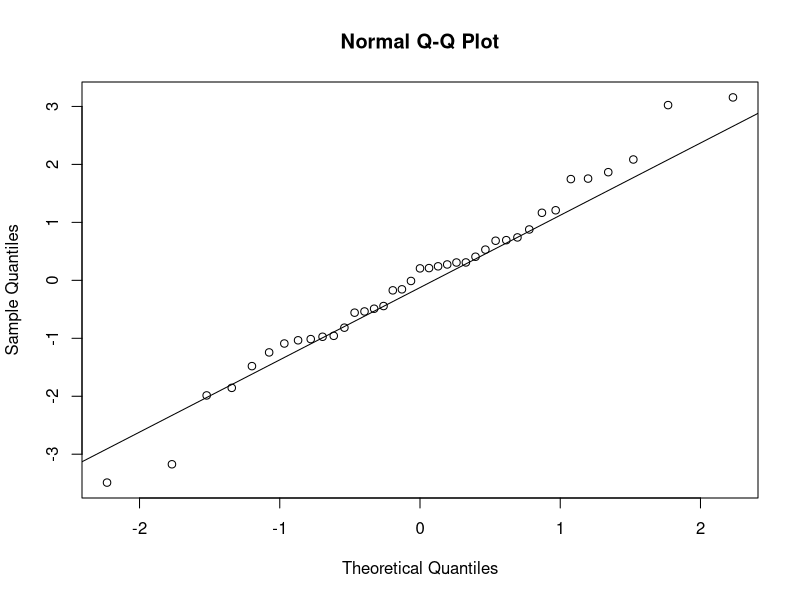
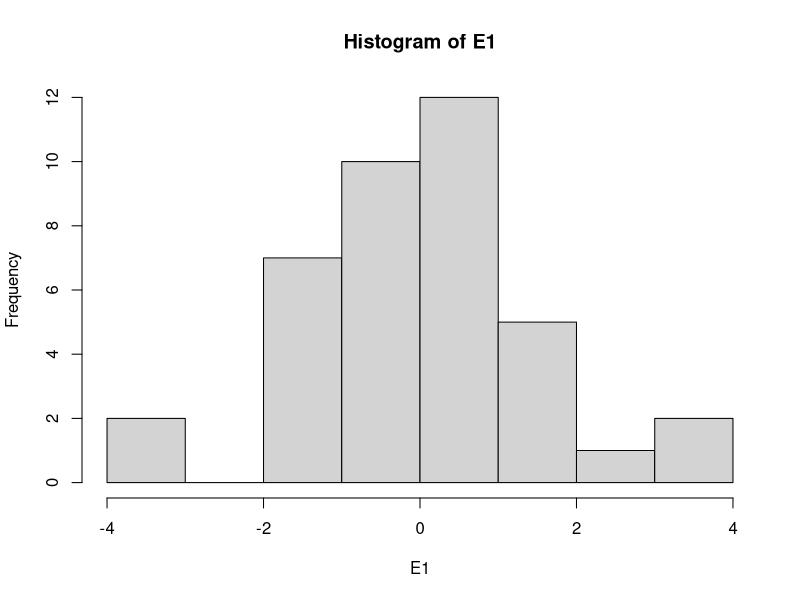
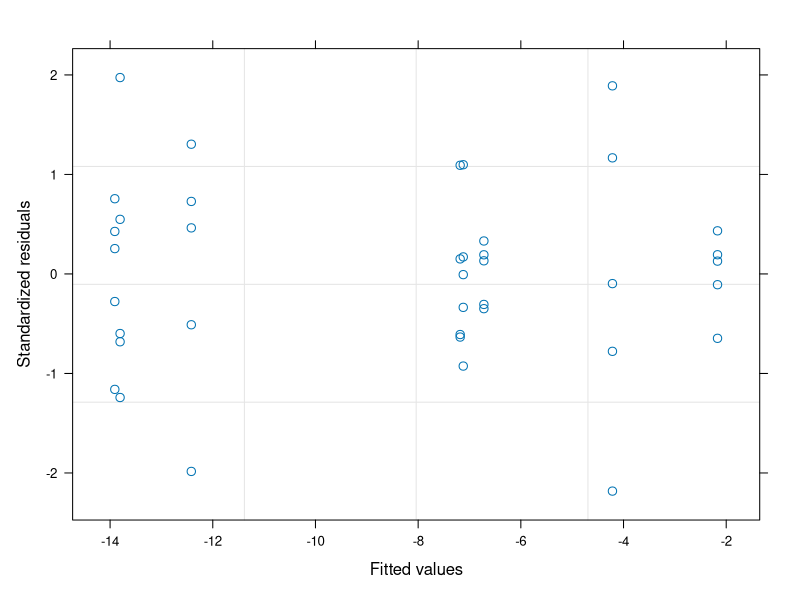

Here is the R script that generated these plots, in order: (Note: this script raises an error after producing the figures.)
#Author:  Clay Arango
#Creation date: 10-Feb-19
#Script to analyze NDS data from Summer 2018 NDS work with S. Roley and A. Alexiades

#packages
install.packages("nlme")
install.packages("nortest")
install.packages("dplyr")
install.packages("multcomp")
install.packages("MASS")
install.packages("ggplot2")
library(nlme)
library(nortest)
library(dplyr)
library(multcomp)
library(MASS)
library(ggplot2)

#Load data
cle_fall <- read.table(file="cle_fall.csv", header=T, sep=",")

#set variable
d = cle_fall

#evaluate data to make sure factors are correct
names(d)
unique(d$nutrient) #control, N, NP, NPSi, NSi, P, PSi, Si
unique(d$N) #should be 0 and 1
unique(d$P) #should be 0 and 1
unique(d$Si) #should be 0 and 1
unique(d$top) #should be "sponge" and "glass"
#if need to change, use recode function below. 
d$top<-recode(d$top, "cellulose" ="sponge")
str(d)

#convert N and P vand Si alues (0 or 1 for absence or presence) to factors
d$N<-as.factor(d$N)
d$P<-as.factor(d$P)
d$Si<-as.factor(d$Si)
str(d)

#subset data into gpp and cr response
d.cr = subset(d, top=="sponge", data=d)
d.gpp = subset(d, top=="glass", data=d)

#calculate nrr for cr
x = aggregate(d.cr[,8], list(d.cr$nutrient), mean, na.rm=T)
x
d.cr$cr.nrr = d.cr$cr.area/-7.121497 #is there a prettier way to do this?

#calculate nrr for gpp
x = aggregate(d.gpp[,9], list(d.gpp$nutrient), mean, na.rm=T)
x
d.gpp$gpp.nrr = d.gpp$gpp.area/5.806643 #is there a prettier way to do this?

############################################################
#analyze RESPIRATION data
############################################################

M1<-gls(cr.area~N*P*Si, data=d.cr, na.action=na.omit)
E1<-residuals(M1)
qqnorm(E1)
qqline(E1)
ad.test(E1)
   #residuals are normally distributed
hist(E1)  
plot(M1)

plot(filter(d.cr, !is.na(cr.area)) %>% dplyr::select(nutrient), 
     E1, xlab="nutrient", ylab="Residuals")
bartlett.test(cr.area~nutrient, data=d.cr)
   #variance test is ok

anova(M1)
  
x <- group_by(d.cr, nutrient) %>%  # Grouping function causes subsequent functions to aggregate by season and reach
  summarize(cr.mean = abs(mean(cr.area, na.rm = TRUE)), # na.rm = TRUE to remove missing values
            cr.sd=abs(sd(cr.area, na.rm = TRUE)),  # na.rm = TRUE to remove missing values
            n = sum(!is.na(cr.area)), # of observations, excluding NAs. 
            cr.se=cr.sd/sqrt(n))

ggplot(data=x, aes(x=nutrient, y=cr.mean)) + 
  geom_bar(stat="identity", position=position_dodge(), color = "black") + 
  geom_errorbar(aes(ymin=cr.mean, ymax=cr.mean+cr.se), width=0.2, 
                position=position_dodge(0.9)) + 
  xlab("Nutrient") +
  ylab(expression(Respiration~(ug~O[2]~m^{-2}~h^{-1}))) +
  ylim(0,20) +
  labs(fill="Light") +
  theme_bw() +
  theme(panel.grid.major=element_blank(),
        panel.grid.minor=element_blank(),
        legend.title=element_text(size=6),
        legend.key=element_blank(), 
        legend.position=c(0.5,0.95), 
        legend.text=element_text(size=8), 
        legend.background=element_blank(), 
        legend.direction="horizontal", 
        legend.key.size=unit(0.3, "cm"), 
        axis.title.y=element_text(size=8), 
        axis.title.x=element_text(size=8), 
        axis.text.x=element_text(size=8))

#ggsave('output/figures/Ring_fall.tiff',
#       units="in",
#       width=3.25,
#       height=3.25,
#       dpi=1200,
#       compression="lzw")

#summarize nrr
x <- group_by(d.cr, nutrient) %>%  # Grouping function causes subsequent functions to aggregate by season and reach
  summarize(cr.mean = abs(mean(cr.nrr, na.rm = TRUE)), # na.rm = TRUE to remove missing values
            cr.sd=abs(sd(cr.nrr, na.rm = TRUE)),  # na.rm = TRUE to remove missing values
            n = sum(!is.na(cr.nrr)), # of observations, excluding NAs. 
            cr.se=cr.sd/sqrt(n))

############################################################
#analyze the PRODUCTION data
############################################################

M1<-gls(gpp.area~N*P*Si, data=d.gpp, na.action=na.omit) 
E1<-residuals(M1)
qqnorm(E1)
qqline(E1)
ad.test(E1)
   #residuals are normal

hist(E1, xlab="residuals", main="")
plot(M1)

plot(filter(d.gpp, !is.na(gpp.area)) %>% dplyr::select(nutrient), 
     E1, xlab="nutrient", ylab="Residuals")
bartlett.test(gpp.area~nutrient, data=d.gpp)
   #below 0.05, but just barely

anova(M1)
  
x <- group_by(d.gpp, nutrient) %>%  # Grouping function causes subsequent functions to aggregate by season and reach
  summarize(gpp.mean = abs(mean(gpp.area, na.rm = TRUE)), # na.rm = TRUE to remove missing values
            gpp.sd=abs(sd(gpp.area, na.rm = TRUE)),  # na.rm = TRUE to remove missing values
            n = sum(!is.na(gpp.area)), # of observations, excluding NAs. 
            gpp.se=gpp.sd/sqrt(n))

ggplot(data=x, aes(x=nutrient, y=gpp.mean)) + 
  geom_bar(stat="identity", position=position_dodge(), color = "black") + 
  geom_errorbar(aes(ymin=gpp.mean, ymax=gpp.mean+gpp.se), width=0.2, 
                position=position_dodge(0.9)) + 
  xlab("Nutrient") +
  ylab(expression(Production~(ug~O[2]~m^{-2}~h^{-1}))) +
  labs(fill="Light") +
  theme_bw() +
  theme(panel.grid.major=element_blank(),
        panel.grid.minor=element_blank(), 
        legend.title=element_text(size=6), 
        legend.key=element_blank(),  
        legend.position=c(0.5,0.95),  
        legend.text=element_text(size=8),  
        legend.background=element_blank(),  
        legend.direction="horizontal",  
        legend.key.size=unit(0.3, "cm"),  
        axis.title.y=element_text(size=8),  
        axis.title.x=element_text(size=8),  
        axis.text.x=element_text(size=8))

#ggsave('output/figures/gppByNutrient.tiff',
#       units="in",
#       width=3.25,
#       height=3.25,
#       dpi=1200,
#       compression="lzw")

#summarize nrr
x <- group_by(d.gpp, nutrient) %>%  # Grouping function causes subsequent functions to aggregate by season and reach
  summarize(gpp.mean = abs(mean(gpp.nrr, na.rm = TRUE)), # na.rm = TRUE to remove missing values
            gpp.sd=abs(sd(gpp.nrr, na.rm = TRUE)),  # na.rm = TRUE to remove missing values
            n = sum(!is.na(gpp.nrr)), # of observations, excluding NAs. 
            gpp.se=gpp.sd/sqrt(n))



#BELOW HERE IS NOT EDITED





############################################################
#analyze the CHL-A biomass on disks

M1<-gls(chla~N*P*light, data=roza_sum.chla, na.action=na.omit)
E1<-residuals(M1)
qqnorm(E1)
qqline(E1)
ad.test(E1)
  #residuals look bad (p=0.001)
hist(E1)
plot(M1)

vf1 = varIdent(form = ~ 1|N*P)
vf2 = varIdent(form = ~ 1|light)
vf3 = varIdent(form = ~ 1|N*P*light)
vf4 = varPower(form = ~ fitted(.)) 
vf5 = varExp(form = ~ fitted(.))
vf6 = varConstPower(form = ~ fitted(.))
vf7 = varExp(form = ~ fitted(.)|nutrient)

M2<-gls(chla~N*P*light, data=roza_sum.chla, na.action=na.omit, weights=vf1)
M3<-gls(chla~N*P*light, data=roza_sum.chla, na.action=na.omit, weights=vf2)
M4<-gls(chla~N*P*light, data=roza_sum.chla, na.action=na.omit, weights=vf3)
M5<-gls(chla~N*P*light, data=roza_sum.chla, na.action=na.omit, weights=vf4)
M6<-gls(chla~N*P*light, data=roza_sum.chla, na.action=na.omit, weights=vf5)
M7<-gls(chla~N*P*light, data=roza_sum.chla, na.action=na.omit, weights=vf6)
M8<-gls(chla~N*P*light, data=roza_sum.chla, na.action=na.omit, weights=vf7)

anova(M1,M2,M3,M4,M5,M6,M7,M8)

#M3 is best on AIC

E3<-residuals(M3)
qqnorm(E3)
qqline(E3)
ad.test(E3)
#residuals are not normal (p=0.001)
hist(E3, xlab="residuals", main="")
plot(M3)
  #hist and plot look good

plot(filter(roza_sum.chla, !is.na(chla)) %>% dplyr::select(light), 
     E3, xlab="light", ylab="Residuals")
bartlett.test(chla~light, data=roza_sum.chla)

plot(filter(roza_sum.chla, !is.na(chla)) %>% dplyr::select(nutrient), 
     E3, xlab="nutrient", ylab="Residuals")
bartlett.test(chla~nutrient, data=roza_sum.chla)

anova(M3)

#light is significant and N and P separately interact with light

x<-roza_sum.chla[complete.cases(roza_sum.chla$chla),]

with(x, 
     interaction.plot(nutrient,light,chla, 
                      ylim=c(0,1.5),lty=c(1,12),lwd=2,ylab="Chlorophyll a", 
                      xlab="Nutrient", trace.label="Light"))

x <- group_by(roza_sum.chla, nutrient, light) %>%  # Grouping function causes subsequent functions to aggregate by season and reach
  summarize(chla.mean = mean(chla, na.rm = TRUE), # na.rm = TRUE to remove missing values
            chla.sd=sd(chla, na.rm = TRUE),  # na.rm = TRUE to remove missing values
            n = sum(!is.na(chla)), # of observations, excluding NAs. 
            chla.se=chla.sd/sqrt(n))

ggplot(data=x, 
       aes(x=nutrient, y=chla.mean, fill=light)) + 
  geom_bar(stat="identity", position=position_dodge(), color = "black") + 
  geom_errorbar(aes(ymin=chla.mean, ymax=chla.mean+chla.se), width=0.2, 
                position=position_dodge(0.9)) + 
  scale_fill_manual(values=c("white","black")) +
  xlab("Nutrient") +
  ylab(expression(Chlorophyll~a~(ug~cm^{-2}))) +
  ylim(0,1.7) +
  labs(fill="Light") +
  theme_bw() +
  theme(panel.grid.major=element_blank(), 
        panel.grid.minor=element_blank(), 
        legend.title=element_text(size=6), 
        legend.key=element_blank(), 
        legend.position=c(0.5,0.95), 
        legend.text=element_text(size=8), 
        legend.background=element_blank(), 
        legend.direction="horizontal", 
        legend.key.size=unit(0.3, "cm"), 
        axis.title.y=element_text(size=8), 
        axis.title.x=element_text(size=8), 
        axis.text.x=element_text(size=8))

ggsave('output/figures/chlaByNutrientLight.tiff',
       units="in",
       width=3.25,
       height=3.25,
       dpi=1200,
       compression="lzw")



############################################################
############################################################
#calculate nrr mean and standard error
x1 <- group_by(roza_sum, nutrient, light) %>%  # Grouping function causes subsequent functions to aggregate by season and reach
  summarize(chla.nrr.mean = mean(chla.nrr, na.rm = TRUE), # na.rm = TRUE to remove missing values
            chla.nrr.sd=sd(chla.nrr, na.rm = TRUE),  # na.rm = TRUE to remove missing values
            chla.n = sum(!is.na(chla.nrr)), # of observations, excluding NAs. 
            chla.nrr.se=chla.nrr.sd/sqrt(chla.n))


x2 <- group_by(roza_sum, nutrient, light) %>%  # Grouping function causes subsequent functions to aggregate by season and reach
  summarize(gpp.nrr.mean = mean(gpp.nrr, na.rm = TRUE), # na.rm = TRUE to remove missing values
            gpp.nrr.sd=sd(gpp.nrr, na.rm = TRUE),  # na.rm = TRUE to remove missing values
            gpp.n = sum(!is.na(gpp.nrr)), # of observations, excluding NAs. 
            gpp.nrr.se=gpp.nrr.sd/sqrt(gpp.n))

x3 <- group_by(roza_sum, nutrient, light) %>%  # Grouping function causes subsequent functions to aggregate by season and reach
  summarize(cr.nrr.mean = mean(cr.nrr, na.rm = TRUE), # na.rm = TRUE to remove missing values
            cr.nrr.sd=sd(cr.nrr, na.rm = TRUE),  # na.rm = TRUE to remove missing values
            cr.n = sum(!is.na(cr.nrr)), # of observations, excluding NAs. 
            cr.nrr.se=cr.nrr.sd/sqrt(cr.n))

roza_sum.nrr<-cbind(x1,x2,x3)
roza_sum.nrr <- roza_sum.nrr[, !duplicated(colnames(roza_sum.nrr))]
write.csv(roza_sum.nrr, "roza_sum.nrr.csv")
